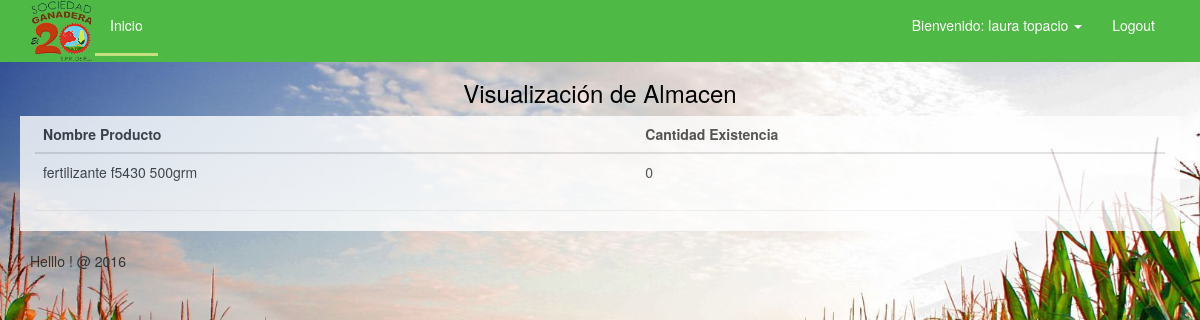
The page /almacen/ver_almacen.php?pk_sucursal=2 (signed in) on the database its author committed.
### tables this page shows
CREATE TABLE `almacen` (
  `pk_almacen` smallint(6) NOT NULL,
  `fk_sucursal` smallint(6) NOT NULL,
  `fk_nombre_producto` varchar(80) NOT NULL,
  `cantidad_existencia` int(11) NOT NULL,
  `fk_proveedor` smallint(6) NOT NULL,
  `fecha_entrada` date NOT NULL
);

### almacen/ver_almacen.php (the view, shortened to what this page needs)
<?php
class almacen
{
	public function __construct()
	{
		$this ->_db = new mysqli("localhost", "root", "", "cosecha");
	}
}
class productoAlmacen extends almacen
{
	public function get_productor()
	{
		$pk = $_REQUEST['pk_sucursal'];
		$result = $this->_db->query("SELECT x.pk_almacen, x.fk_sucursal, x.fk_nombre_producto, x.cantidad_existencia,y.sucursal FROM almacen x, sucursal y WHERE x.fk_sucursal = y.pk_sucursal AND x.fk_sucursal = $pk ");
		$almacen =$result->fetch_all(MYSQLI_ASSOC);
		return $almacen;
	}
}
$productoAlmacen = new productoAlmacen();
$a_almacen = $productoAlmacen->get_productor();
?>
<!DOCTYPE html>
<html lang="en">
<head>
	<link rel="stylesheet" href="../bootstrap/css/bootstrap.min.css" media="screen" title="no title" charset="utf-8">
    <link rel="stylesheet" type="text/css" href="../bootstrap/css/menuPaginas.css" media="screen" charset="utf-8">
</head>
<body>
	<div class="container">
		<div class="row">
			<div class="col-12">
				<?php require('../menu/menuGeneral.php') ?>
			</div>
		</div>
			<div class="row">
        <div class="col-lg-12" id="cabezera">
            <h3 align="center">Visualización de Almacen</h3>
        </div>
    <div class="row">
        <div class="col-lg-12 table-responsive" id="formProdu">
            <table class="table" id="table" >
                <thead>
                    <tr>
                        <th>Nombre Producto</th>
                        <th>Cantidad Existencia</th>
                    </tr>
                </thead>
                <tbody>
                    <tr>
						<?php foreach($a_almacen as $row): ?>
							<tr>
								<td><?php echo $row['fk_nombre_producto']; ?></td>
								<td><?php echo $row['cantidad_existencia']; ?></td>
							</tr>
							<?php
							endforeach;
							 ?>
                    </tr>
                </tbody>
            </table>
            <hr>
        </div>
    </div>
	</div>
	</div>
	<br>
	<footer>
		<div class="container">
			<span align="center"> Helllo ! @ 2016</span>
		</div>
	</footer>
</body>
</html>

### rows shown on the page
almacen: fk_nombre_producto "fertilizante f5430 500grm", cantidad_existencia "0"

### other values the page prints
$_SESSION["nombre"] "laura topacio"
